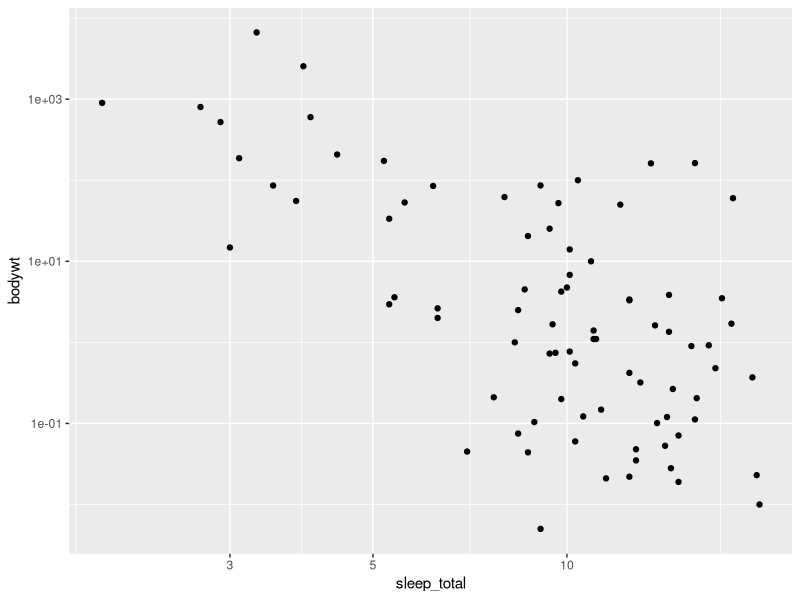

Write the R code that produced this figure.
## ---- chunk 1
library(tidyverse)
msleep %>%
  group_by(vore) %>%
  summarize(`average body weight` = mean(bodywt))
## ---- chunk 2
msleep %>%
  group_by(vore) %>%
  summarize(`average body weight` = mean(bodywt)) %>%
  knitr::kable()
## ---- chunk 3
ggplot(msleep, aes(x = sleep_total, y = bodywt)) +
  geom_point() + scale_x_log10() + scale_y_log10()
